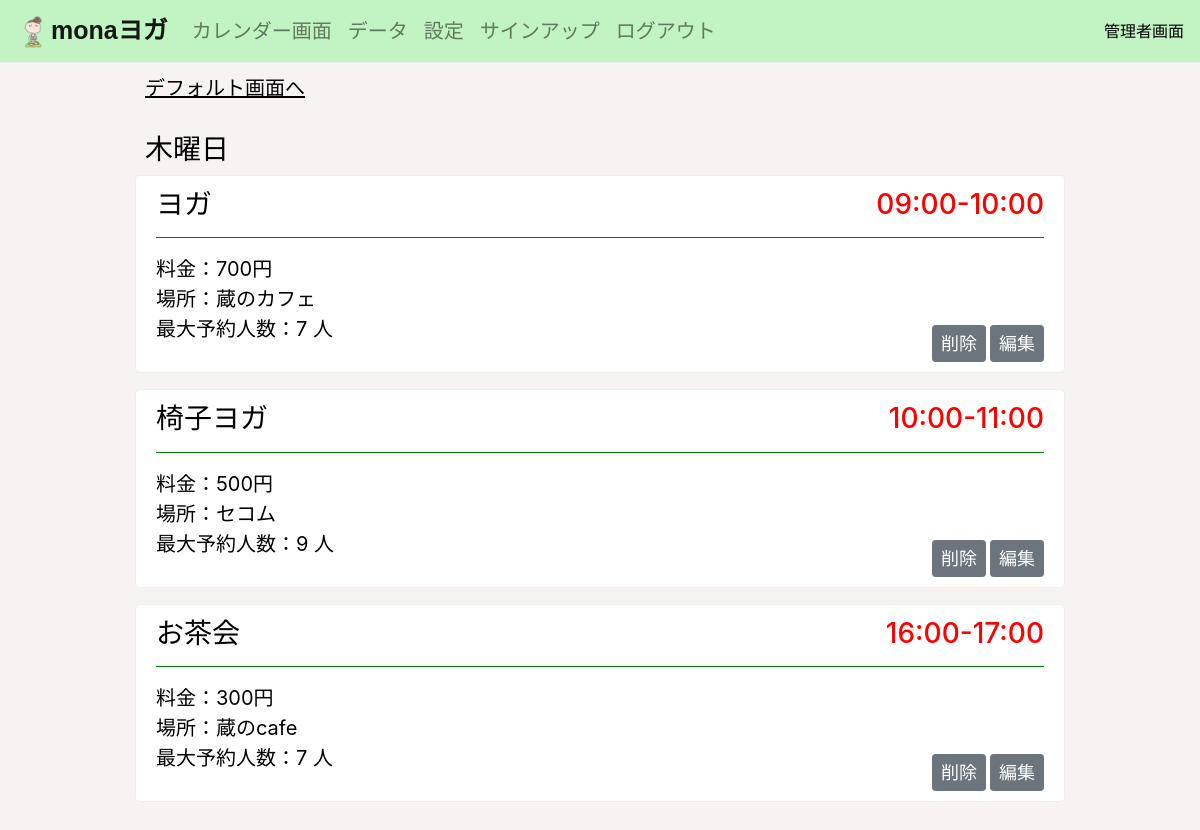
Before: /calendar_default/detail/thursday (signed in) with the older database file.
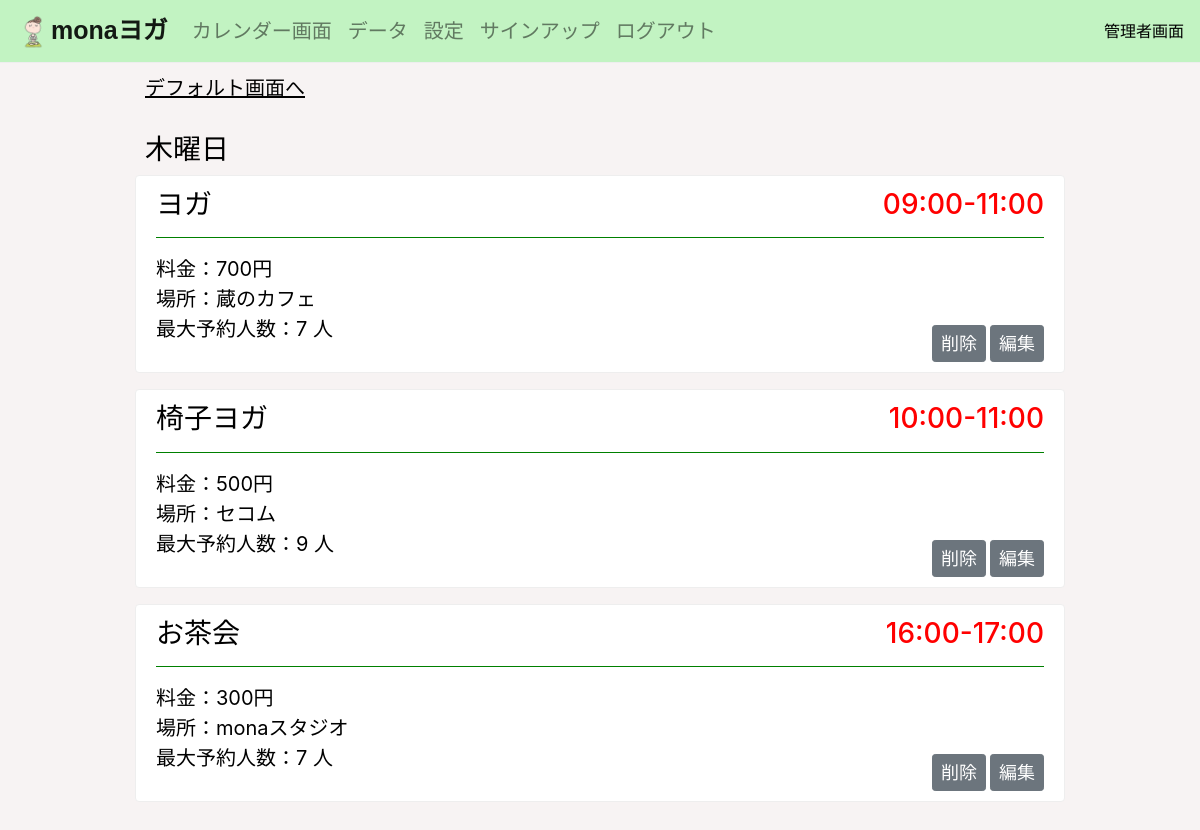
After: the same page with the newer database file.
### yogaapp/models.py (models this page shows, shortened)
class WeekdayDefaultModel(models.Model):
    weekday = models.CharField('曜日', max_length=100, default='')
    plan = models.CharField('プラン', max_length=100, default=0)
    time = models.CharField('時間', max_length=50, default='')
    location = models.CharField('場所', max_length=50, default='スタジオ')
    max_book = models.IntegerField('最大予約人数', default=7)
    plan_num = models.IntegerField('モデルナンバー', default=0)

class SettingPlanModel(models.Model):
    name = models.CharField('プラン名', max_length=30)
    short_plan_name = models.CharField('短縮プラン名', max_length=100, default=0)
    price = models.IntegerField('料金', default=500)
    location = models.CharField('場所', max_length=50)
    max_book = models.IntegerField('最大予約人数', default=7)
    memo = models.TextField('メモ', null=True, blank=True)
    image = models.ImageField('画像', null=True, blank=True)
    plan_num = models.IntegerField('モデルナンバー', default=0)

### yogaapp/views/view6.py (the view)
# urls.py: path('calendar_default/detail/<weekday>', weekday_detail_func, name='weekday_detail'),
@login_required
def weekday_detail_func(request, weekday):
    weekday_dict = {'monday': '月曜日', 'tuesday': '火曜日', 'wednesday': '水曜日', 'thursday': '木曜日', 'friday': '金曜日', 'saturday': '土曜日'}
    weekday_default_model = list(WeekdayDefaultModel.objects.filter(weekday=weekday).order_by('time'))
    setting_plan_model = list(SettingPlanModel.objects.filter(plan_num=item.plan_num)[0] for item in weekday_default_model)
    username = request.user.get_username()
    object_plan_list = zip(weekday_default_model, setting_plan_model)
    context = {
        'weekday': weekday,
        'weekday_j': weekday_dict[weekday],
        'object_plan_list': object_plan_list,
    }
    return render(request, 'weekday_detail.html', context)

### templates/weekday_detail.html (shortened to what this page needs)
{% extends 'base.html' %}
{% load static %}
{% block customcss %}
<link rel="stylesheet" type="text/css" href="{% static 'detail_admin.css' %}">
{% endblock customcss %}
{% block header %}
{% include 'header_admin.html' %}
{% endblock header %}
{% block content %}
<div class="container">
    <a id="title" class="move" href="{% url 'calendar_default' %}">デフォルト画面へ</a>
    <h3 class="date">{{ weekday_j }}</h3>
    {% for item, plan in object_plan_list %}
    {% if item.plan != '0' %}
    <div class="alert alert-warning" role="alert">
        <h3 class="plan_name">
            {{ item.plan }}<span class="time" style="color: red; float: right;">{{ item.time }}</span>
        </h3>
        <hr style="border-color: green;">
        <p>
            料金：{{ plan.price }}円<br>
            場所：{{ item.location }}<br>
            最大予約人数：{{ item.max_book }} 人<br>
        </p>
        <div class="bottom">
            <a href="{% url 'weekday_delete' weekday item.pk %}" class="btn btn-secondary btn-sm">削除</a>
            <a href="{% url 'weekday_update' weekday item.pk %}" class="btn btn-secondary btn-sm">編集</a>
        </div>
    </div>
    {% endif %}
    {% endfor %}
</div>
{% endblock content %}

Changed rows visible on the page:
changed WeekdayDefaultModel "ヨガ": time "09:00-10:00" → "09:00-11:00"
changed WeekdayDefaultModel "お茶会": location "蔵のcafe" → "monaスタジオ"
